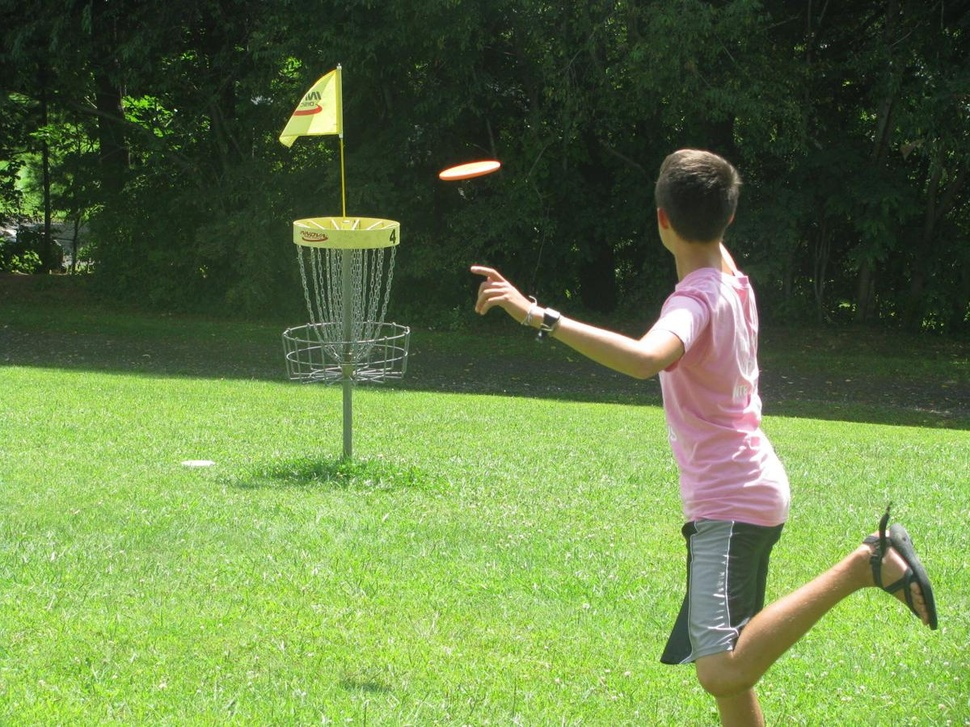
#> input picture seth/pink_putt.jpg, 970 x 727 px, shrunk from 1200 x 900 before the run
$ python video_process.py
#> lines starting #> are read from the running program, lines starting #| are printed output that depends on the picture; after the words box and inside, x2 and y2 are one past the last pixel; in counts of white or black regions, pixels touching at a corner belong together
#> further down, image is the input picture: shape (727, 970, 3); mean B, G, R 70.8, 123.2, 100.8
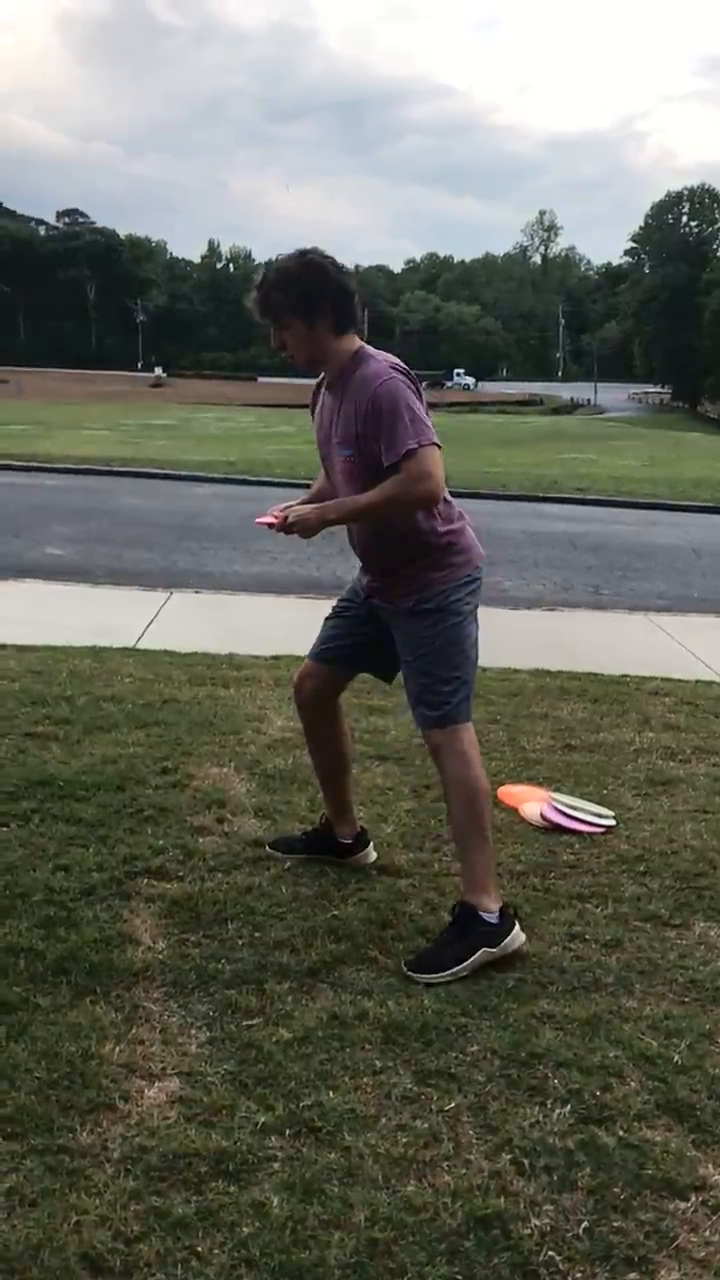
#> input picture frame 104 of seth/IMG_2555.MOV, 720 x 1280 px
#> further down, frame is the input picture: shape (1280, 720, 3); mean B, G, R 92.2, 103.2, 101.6
### seth/test_proc.py
import cv2 as cv
import numpy as np
import imutils

max_value = 255
max_type = 4
max_binary_value = 255
trackbar_type = 'Type: \n 0: Binary \n 1: Binary Inverted \n 2: Truncate \n 3: To Zero \n 4: To Zero Inverted'
trackbar_value = 'Value'
window_name = 'Image Processing Yeah'

# [10 lines left out: function Threshold_Demo, not called in this run]


max_lowThreshold = 200
title_trackbar = 'Min Threshold:'
ratio = 3
kernel_size =  5

def ProcessCannyThreshold(src, threshold=100, kernel_size=5, ratio=ratio):
#> called with threshold = 100, kernel_size = 4, ratio = 1.5
    low_threshold = threshold
    img_blur = cv.blur(src, (3,3))
    detected_edges = cv.Canny(img_blur, low_threshold, low_threshold*ratio, kernel_size)
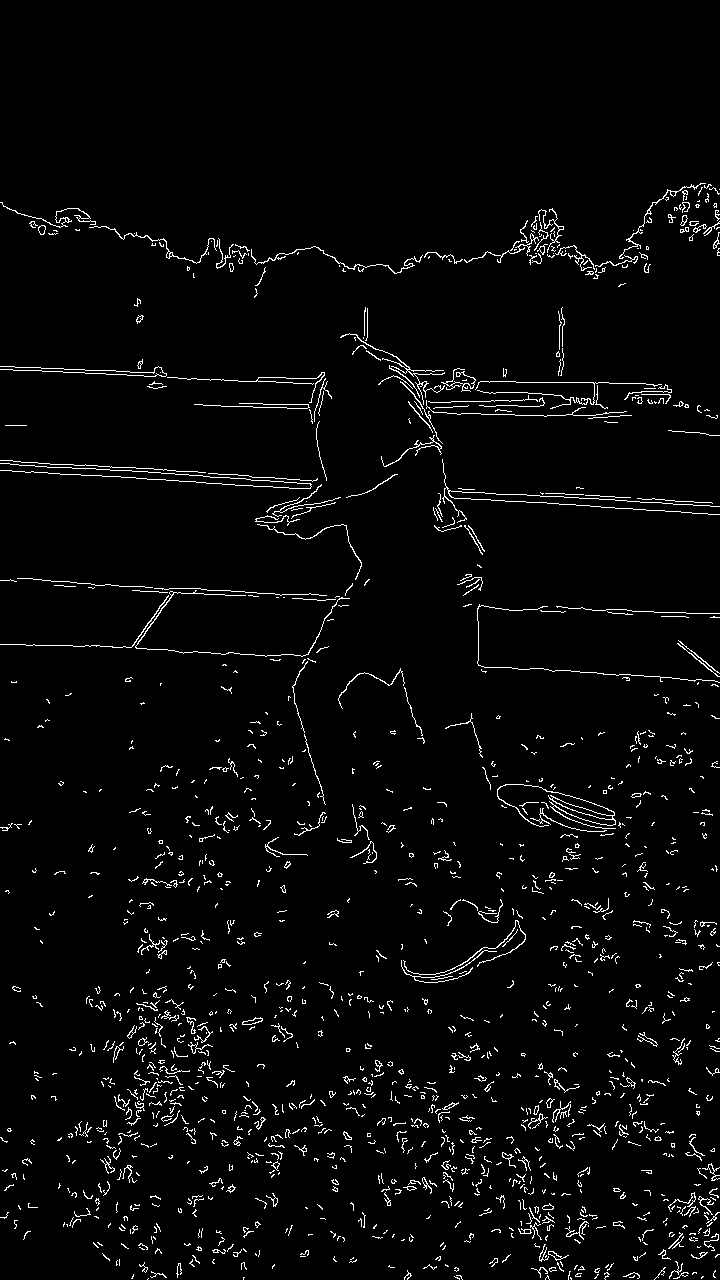
#> detected_edges: shape (1280, 720); 3.1% white in thin lines or dots, all inside (x1, y1, x2, y2) = (0, 183, 720, 1280)
    mask = detected_edges != 0
    dst = src * (mask[:,:,None].astype(src.dtype))
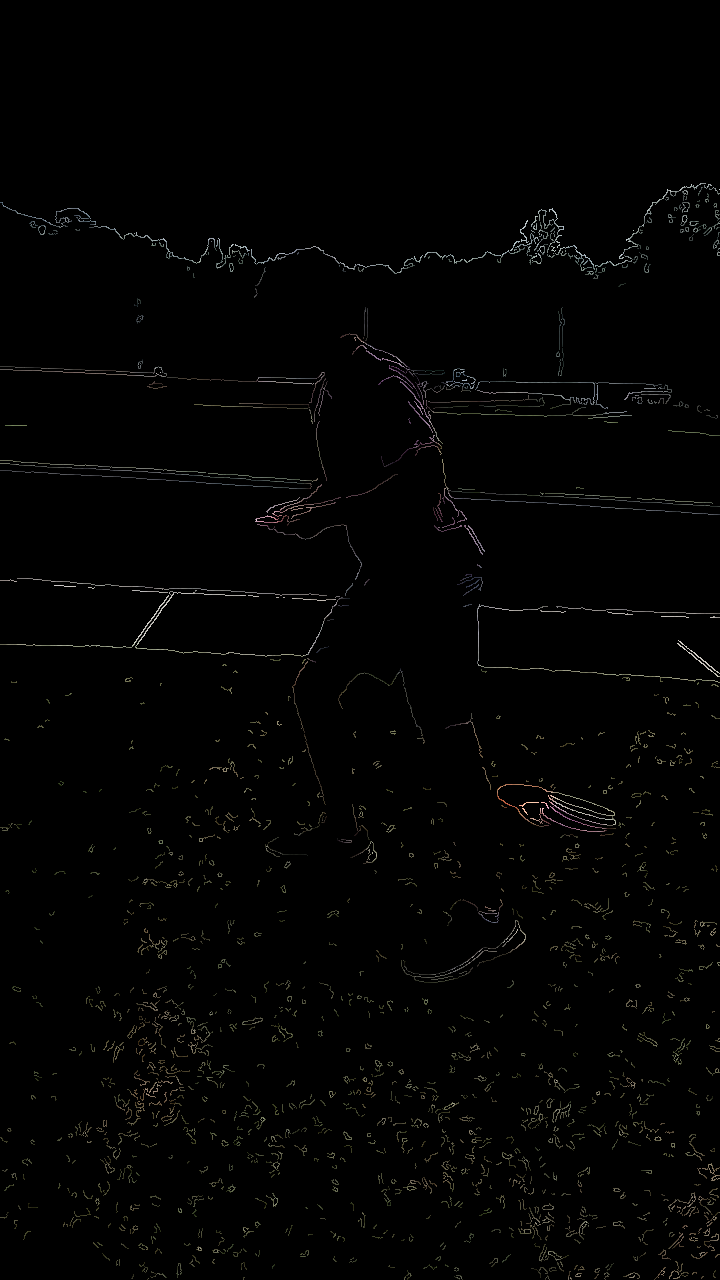
#> dst: shape (1280, 720, 3); mean B, G, R 2.4, 2.8, 2.8
    return dst

# [7 lines left out: function CannyThreshold, not called in this run]

trackbar_field = "Field Trackbar"

# [71 lines left out: functions HSV_Filter, sat_mask, value_mask, not called in this run]

def mask_highlight(masked, original):
    grey_original = cv.cvtColor(cv.cvtColor(original, cv.COLOR_BGR2GRAY), cv.COLOR_GRAY2BGR)
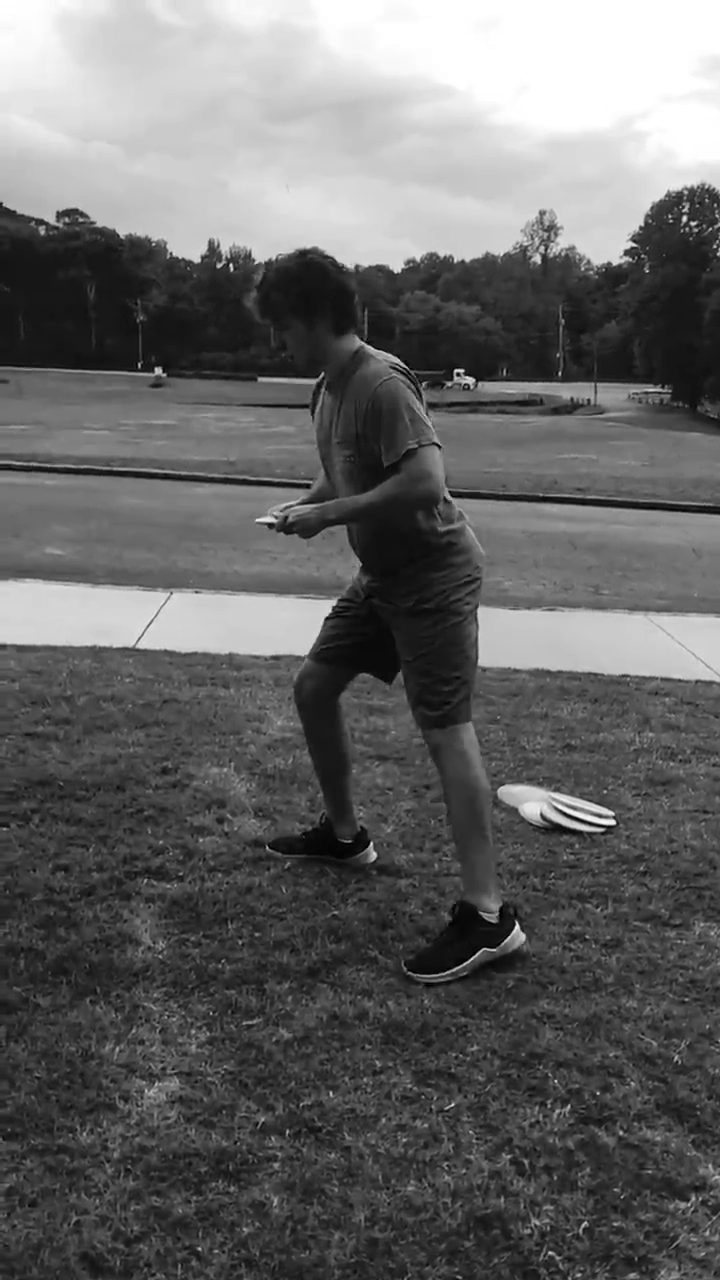
#> grey_original: shape (1280, 720, 3); min 0, max 255, mean 101.5
    grey_original //=2
    grey_original[masked != [0,0,0]] = 0
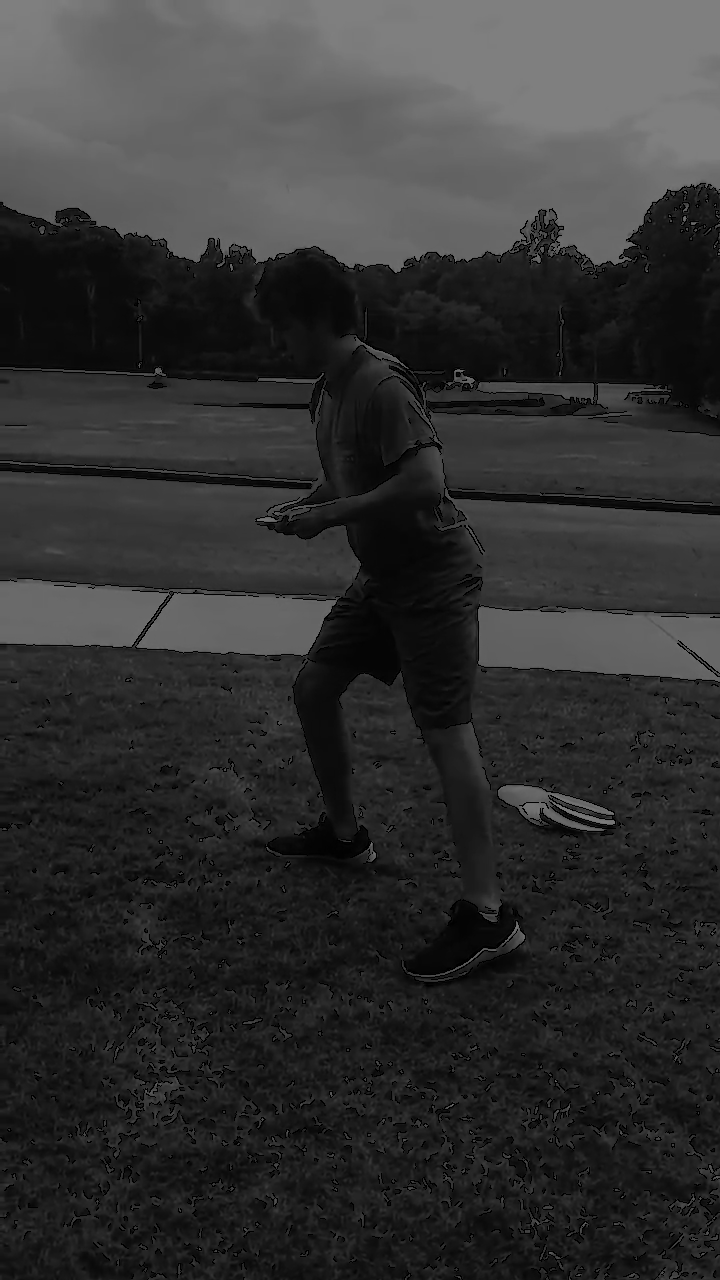
#> grey_original: shape (1280, 720, 3); mean B, G, R 49.1, 49.1, 49.1

    merged = grey_original + masked
    return merged

# [17 lines left out: function Dual_Process, not called in this run]

def _DP_Wrap(val):
    Dual_Process(image, 70)


image = cv.imread("pink_putt.jpg")

# [30 lines left out: function main, not called in this run]

### seth/video_process.py
import numpy as np
import cv2 as cv

import test_proc

def compare_mask(masked, original, color=0):
    grey_original = cv.cvtColor(cv.cvtColor(original, cv.COLOR_BGR2GRAY), cv.COLOR_GRAY2BGR)
    grey_original //=2
    grey_original[masked != [0,0,0]] = 0

    high_masked = np.zeros_like(masked)
    high_masked[:,:,color] = masked[:,:,color]

    merged = grey_original + high_masked
    return high_masked

wn1 = "125"
wn2 = "90"

ben_throw = cv.VideoCapture('IMG_2555.MOV')


frame_available, frame = ben_throw.read()

cv.namedWindow(wn1, (cv.WINDOW_NORMAL | cv.WINDOW_KEEPRATIO | cv.WINDOW_GUI_EXPANDED))
cv.namedWindow(wn2, (cv.WINDOW_NORMAL | cv.WINDOW_KEEPRATIO | cv.WINDOW_GUI_EXPANDED))

while frame_available:
    edged1 = test_proc.ProcessCannyThreshold(frame, threshold=100, kernel_size=4, ratio=1.5)
    mask_and_shade1 = test_proc.mask_highlight(edged1, frame)

    # [8 lines of commented-out code are left out]

    cv.imshow(wn1, mask_and_shade1)
    #cv.imshow(wn2, mask_and_shade2)
    cv.waitKey(2)


    frame_available, frame = ben_throw.read()
